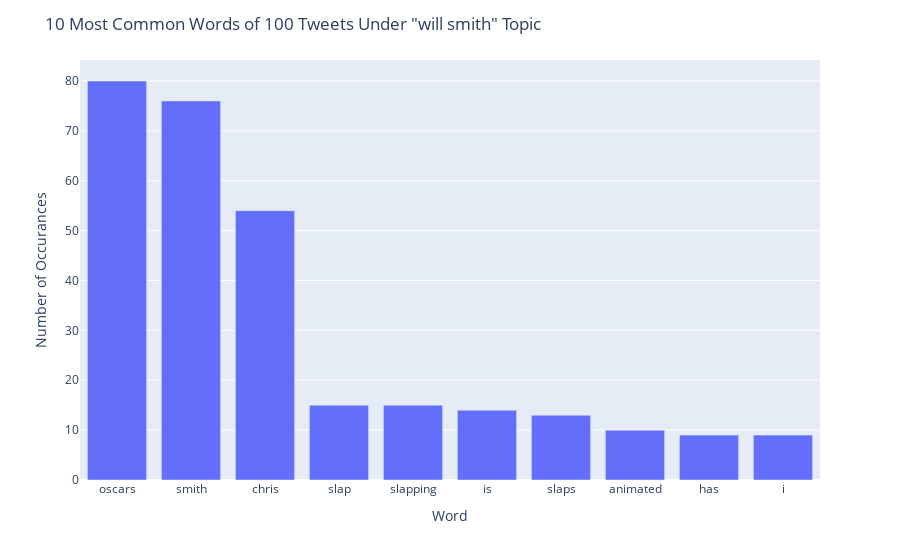

The code cell stored with this chart in its notebook:
### Code cell
import plotly.express as px

fig = px.bar(df1[:10], x= 'words', y='freq')
fig.update_layout(
    title="10 Most Common Words of 100 Tweets Under \"will smith\" Topic",
    xaxis_title="Word",
    yaxis_title="Number of Occurances")
fig.show()

### Figure 1 — Plotly figure (JSON) as saved in the notebook; plotly's stock layout.template omitted (floating-point values rounded to 4 significant figures)
{"data": [{"alignmentgroup": "True", "hovertemplate": "words=%{x}<br>freq=%{y}<extra></extra>", "legendgroup": "", "marker": {"color": "#636efa", "pattern": {"shape": ""}}, "name": "", "offsetgroup": "", "orientation": "v", "showlegend": false, "textposition": "auto", "type": "bar", "x": ["oscars", "smith", "chris", "slap", "slapping", "is", "slaps", "animated", "has", "i"], "xaxis": "x", "y": [80, 76, 54, 15, 15, 14, 13, 10, 9, 9], "yaxis": "y"}], "layout": {"barmode": "relative", "legend": {"tracegroupgap": 0}, "margin": {"t": 60}, "title": {"text": "10 Most Common Words of 100 Tweets Under \"will smith\" Topic"}, "xaxis": {"anchor": "y", "domain": [0, 1], "title": {"text": "Word"}}, "yaxis": {"anchor": "x", "domain": [0, 1], "title": {"text": "Number of Occurances"}}}}
